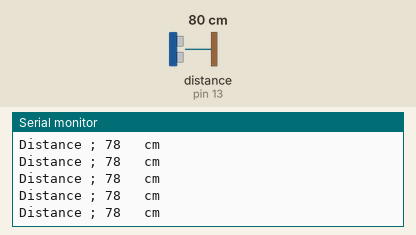
Bench run of a sketch on a simulated Arduino Uno, built with avr-gcc and run on an emulated ATmega328P. Shown: the last lines printed to the serial monitor. Wiring (inferred from the names in the program): ultrasonic range finder: trigger pin 12; echo pin 13. Inputs (shaded band) come from the test bench; at power-on: distance to the obstacle (sensor on pin 13) 80 cm. The echo pulse lasts 58.3 µs per cm.

Above: at 1.2 s.
1.3 s: distance to the obstacle (sensor on pin 13) set to 120 cm
At 2.1 s:
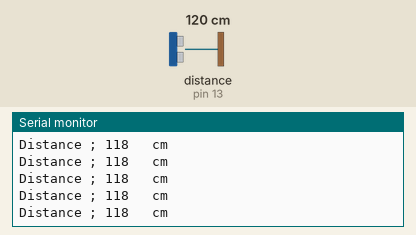
4.3 s: distance to the obstacle (sensor on pin 13) set to 2 cm
At 5.0 s:
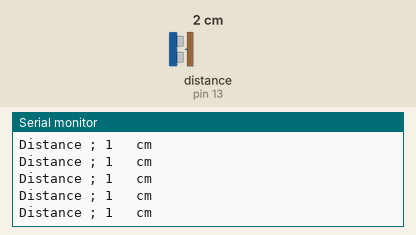
7.3 s: distance to the obstacle (sensor on pin 13) set to 18 cm
At 8.0 s:
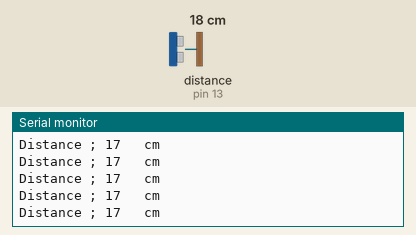
10.3 s: distance to the obstacle (sensor on pin 13) set to 4 cm
At 10.9 s:
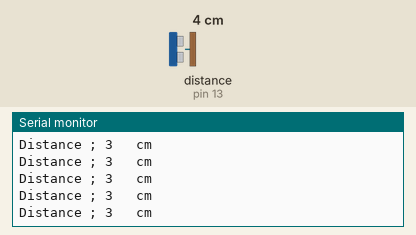
13.3 s: distance to the obstacle (sensor on pin 13) set to 35 cm
At 14.4 s:
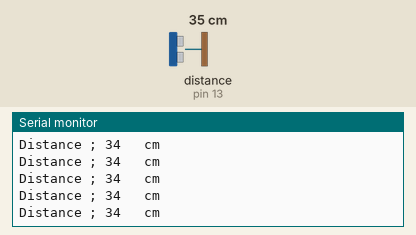
16.3 s: distance to the obstacle (sensor on pin 13) set to 9 cm
At 16.9 s:
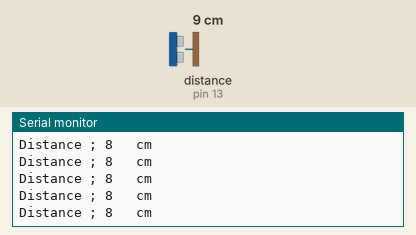
Timing chart, 0 to 19.3 s (numbered marks = the images above; inputs shaded):
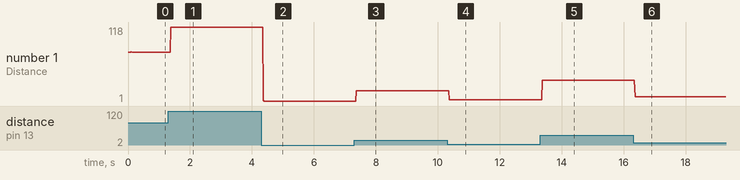

The sketch:

Ultrasonic_Sensor.ino
```cpp
int echoPin = 13;
int trigPin = 12;

float duration;
int distance;

void setup() {
  pinMode(trigPin, OUTPUT);
  pinMode(echoPin, INPUT);

  Serial.begin(9600);
}

void loop() {
  digitalWrite(trigPin,LOW);
  delayMicroseconds(2);
  digitalWrite(trigPin, HIGH);
  delayMicroseconds(10);
  digitalWrite(trigPin, LOW);

  duration = pulseIn(echoPin,HIGH);

  distance = duration*0.034/2;

  Serial.print("Distance ; ");
  Serial.print(distance);
  Serial.println("   cm");
}
```

Measured:
- after the input at 1.3 s, the serial monitor: prints a new line after 0.08 s (image 1)
- after the input at 4.3 s, the serial monitor: prints a new line after 0.07 s (image 2)
- after the input at 7.3 s, the serial monitor: prints a new line after 0.07 s (image 3)
- after the input at 10.3 s, the serial monitor: prints a new line after 0.07 s (image 4)
- after the input at 13.3 s, the serial monitor: prints a new line after 0.07 s (image 5)
- after the input at 16.3 s, the serial monitor: prints a new line after 0.07 s (image 6)
- plotted number 1: 78 → 118 after the input at 1.3 s, 118 → 1 after the input at 4.3 s, 1 → 17 after the input at 7.3 s, 17 → 3 after the input at 10.3 s, 3 → 34 after the input at 13.3 s
